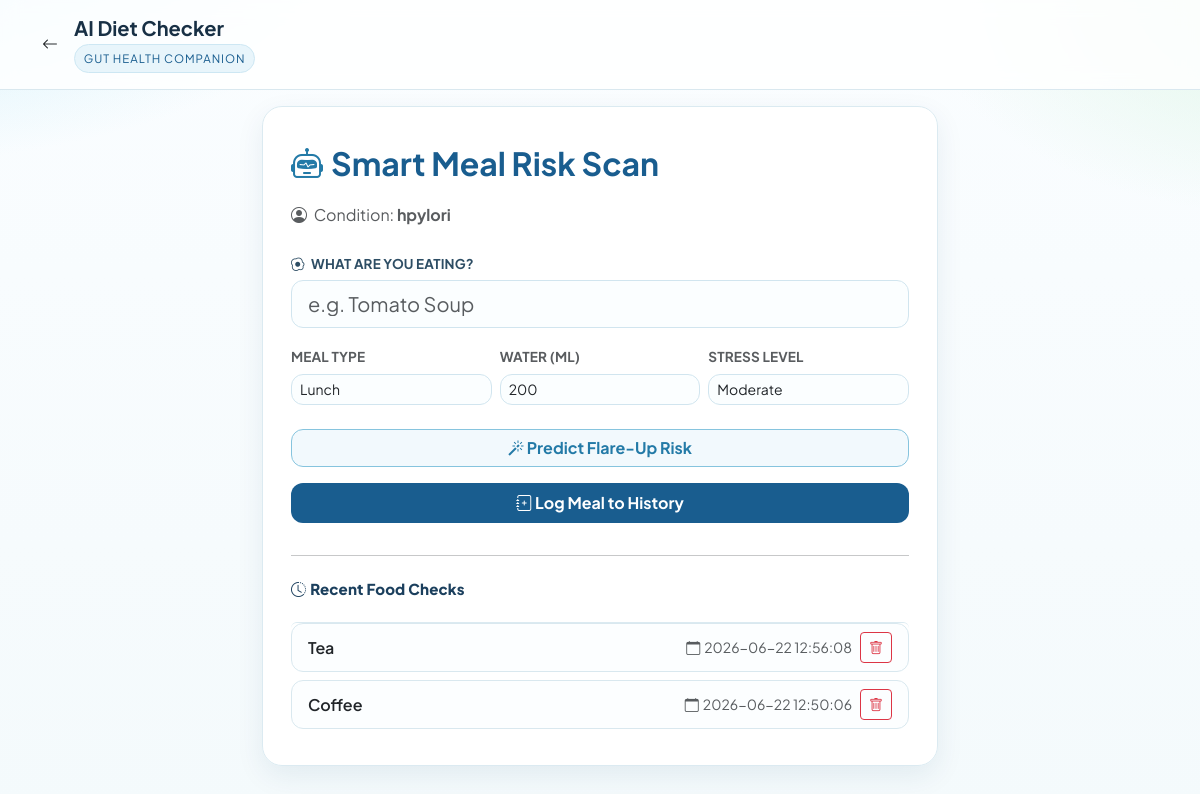
/diet_checker (signed in), run on an earlier commit of the app's database.
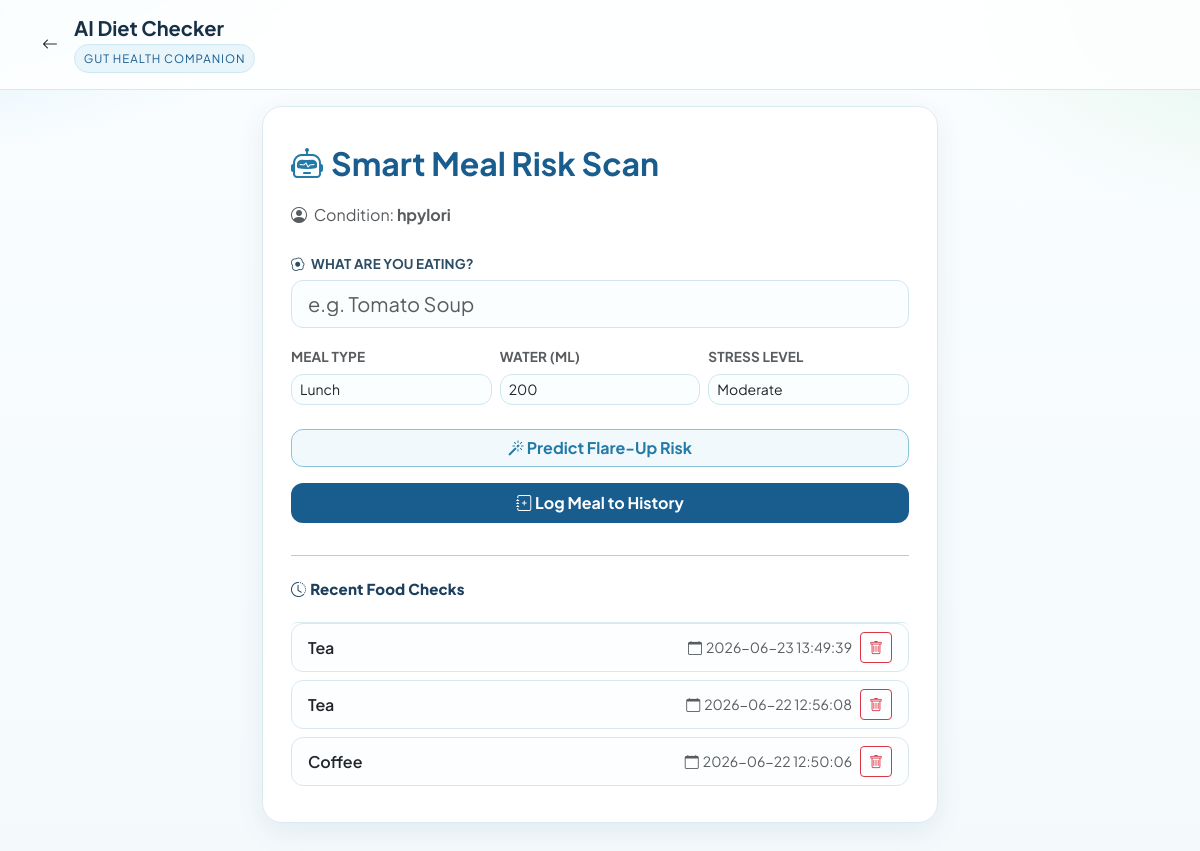
And on a later commit of the database.
### tables this page shows
CREATE TABLE food_logs (
            id INTEGER PRIMARY KEY AUTOINCREMENT,
            user_id INTEGER,
            food_name TEXT,
            timestamp DATETIME DEFAULT CURRENT_TIMESTAMP,
            FOREIGN KEY(user_id) REFERENCES users(id)
        );

### app.py (the view)
@app.route("/diet_checker")
def diet_checker():
    if not is_logged_in():
        return redirect(url_for("login"))
    food = request.args.get("food")
    status = request.args.get("status")
    with get_db() as conn:
        recent_logs = conn.execute("SELECT id, food_name, timestamp FROM food_logs WHERE user_id = ? ORDER BY timestamp DESC LIMIT 5", (session["user_id"],)).fetchall()
    return render_template("diet_checker.html",
                           food=food,
                           status=status,
                           recent_logs=recent_logs,
                           prediction_result=session.get("last_prediction"),
                           condition=session["condition"])

### app.py (called while the page is built)
@contextmanager
def get_db():
    conn = sqlite3.connect(DB_PATH)
    conn.row_factory = sqlite3.Row
    try:
        yield conn
        conn.commit()
    except Exception as e:
        conn.rollback()
        logging.error(f"Database Error: {e}")
        raise
    finally:
        conn.close()

def is_logged_in():
    return "user_id" in session

### templates/diet_checker.html (shortened to what this page needs)
<!DOCTYPE html>
<html lang="en">
<head>
    <link href="https://cdn.jsdelivr.net/npm/bootstrap@5.3.0/dist/css/bootstrap.min.css" rel="stylesheet">
    <link rel="stylesheet" href="https://cdn.jsdelivr.net/npm/bootstrap-icons@1.10.5/font/bootstrap-icons.css">
</head>
<body>
<div class="header-nav mb-3">
    <div class="container d-flex align-items-center">
        <a href="/" class="text-dark me-3"><i class="bi bi-arrow-left"></i></a>
        <div>
            <h1 class="h5 mb-0 fw-bold">AI Diet Checker</h1>
            <div class="brand-pill mt-1">Gut Health Companion</div>
        </div>
    </div>
</div>
<div class="container container-box">
    <div class="card fade-in-up">
        <div class="d-flex align-items-center mb-3">
            <i class="bi bi-robot me-2" style="font-size: 2rem; color: var(--gh-ai);"></i>
            <h2 class="mb-0 fw-bold" style="color: var(--gh-blue);">Smart Meal Risk Scan</h2>
        </div>
        <p class="text-muted mb-4">
            <i class="bi bi-person-circle me-1"></i> Condition: <strong id="userCondition">{{ condition }}</strong>
        </p>
        <form action="/check" method="POST" id="dietForm" class="mb-2">
            <div class="mb-3">
                <label class="form-label" for="foodInput">
                    <i class="bi bi-egg-fried me-1"></i> What are you eating?
                </label>
                <input type="text" name="food" id="foodInput" class="form-control form-control-lg" placeholder="e.g. Tomato Soup" required autocomplete="off">
            </div>
            <div class="row g-2 mb-4">
                <div class="col-4">
                    <label class="form-label text-muted" style="font-size: 0.85rem;">Meal Type</label>
                    <select class="form-select form-select-sm" id="mealType">
                        <option value="Lunch" selected>Lunch</option>
                    </select>
                </div>
                <div class="col-4">
                    <label class="form-label text-muted" style="font-size: 0.85rem;">Water (ml)</label>
                    <input type="number" class="form-control form-control-sm" id="waterIntake" value="200">
                </div>
                <div class="col-4">
                    <label class="form-label text-muted" style="font-size: 0.85rem;">Stress Level</label>
                    <select class="form-select form-select-sm" id="stressLevel">
                        <option value="Moderate" selected>Moderate</option>
                    </select>
                </div>
            </div>
            <button type="button" id="aiPredictBtn" class="btn btn-ai w-100 mb-3">
                <i class="bi bi-magic"></i> Predict Flare-Up Risk
            </button>
            <button type="submit" class="btn btn-primary-gh w-100 py-2">
                <i class="bi bi-journal-plus"></i> Log Meal to History
            </button>
        </form>
        <hr class="my-4">
        <h5 class="section-title mb-3"><i class="bi bi-clock-history me-1"></i>Recent Food Checks</h5>
        {% if recent_logs %}
            <ul class="list-group recent-list mt-2">
                {% for log in recent_logs %}
                <li class="list-group-item d-flex justify-content-between align-items-center">
                    <span class="fw-semibold">{{ log.food_name }}</span>
                    <div class="d-flex align-items-center gap-2">
                        <small class="text-muted"><i class="bi bi-calendar me-1"></i>{{ log.timestamp }}</small>
                        <form action="/delete_food_log/{{ log.id }}" method="POST" style="margin:0;" onsubmit="return confirm('Delete this food log?');">
                            <button type="submit" class="btn btn-outline-danger btn-sm px-2"><i class="bi bi-trash"></i></button>
                        </form>
                    </div>
                </li>
                {% endfor %}
            </ul>
        {% else %}
            <p class="text-muted">No food history yet.</p>
        {% endif %}
    </div>
</div>
</body>
</html>

### templates/diet_checker.html (style rules this page uses)
:root { --gh-blue: #195d8f; --gh-blue-2: #1d4f7d; --gh-green: #22b573; --gh-ink: #183045; --gh-soft: #e8f6fb; --gh-bg: #f4fafc; --gh-ai: #237aa7; }
body { background: radial-gradient(60rem 28rem at -12% -10%, #c8eef9 0%, transparent 55%), radial-gradient(45rem 26rem at 108% 0%, #dff6e8 0%, transparent 52%), linear-gradient(180deg, #fafdff 0%, var(--gh-bg) 100%); font-family: 'Plus Jakarta Sans', sans-serif; color: var(--gh-ink); min-height: 100vh; }
.header-nav { background: rgba(255, 255, 255, 0.82); border-bottom: 1px solid #d9e8ef; padding: 16px 0; backdrop-filter: blur(10px); position: sticky; top: 0; z-index: 20; }
.brand-pill { font-size: 0.72rem; letter-spacing: 0.08em; text-transform: uppercase; color: var(--gh-blue); background: #e8f5fb; border: 1px solid #cde7f3; padding: 0.3rem 0.55rem; border-radius: 999px; }
.container-box { max-width: 700px; margin: auto; margin-top: 12px; padding-bottom: 50px; }
.card { border-radius: 20px; border: 1px solid #dbeaf1; box-shadow: 0 10px 28px rgba(19, 70, 105, 0.08); background: rgba(255, 255, 255, 0.95); padding: 32px 28px 28px 28px; }
.section-title { font-size: 0.94rem; font-weight: 800; letter-spacing: 0.01em; margin-bottom: 1rem; color: #1b3f5d; }
.recent-list .list-group-item { border-radius: 12px; border: 1px solid #d9e8ef; margin-bottom: 8px; background: #fcfeff; }
.form-label { font-weight: 700; color: #2d4d64; font-size: 0.84rem; letter-spacing: 0.01em; text-transform: uppercase; margin-bottom: 0.4rem; }
.form-control, .form-select { border-radius: 12px; border: 1px solid #d1e5ef; background: #fbfeff; }
.btn-primary-gh { background-color: var(--gh-blue); border: none; color: #fff; border-radius: 12px; font-weight: 700; transition: transform 0.18s ease, background-color 0.2s ease, box-shadow 0.2s ease; }
.btn-ai { border: 1px solid #86c4de; color: var(--gh-ai); background: #f2f9fd; border-radius: 12px; font-weight: 700; transition: all 0.2s ease; }
.fade-in-up { animation: fadeInUp 0.45s ease both; }

What changed in the data, as far as the page shows it:
added food_logs: food_name "Tea", timestamp "2026-06-23 13:49:39"
